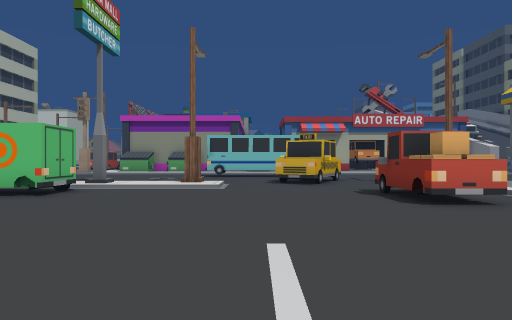
View 1 (above)

24 first-person views from a walk through a Unity game level. The camera is 1.4 m above the floor, looks level and sees 70° across. The floor is counted in squares, 2 m on a side. Each view is taken from the middle of a square. On the plan, view 1 faces up. The plan holds only what a view shows up to about 11 squares ahead; the rest is blank. The place goes on beyond the plan. Some surface patterns are stand-ins.

View 2
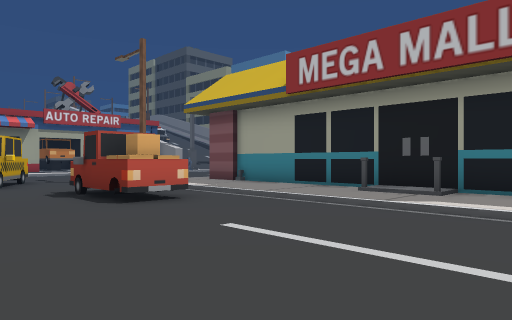

View 3
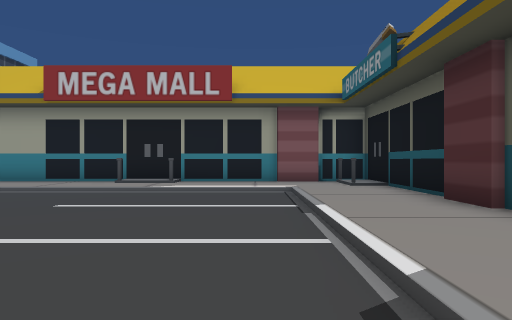

View 4
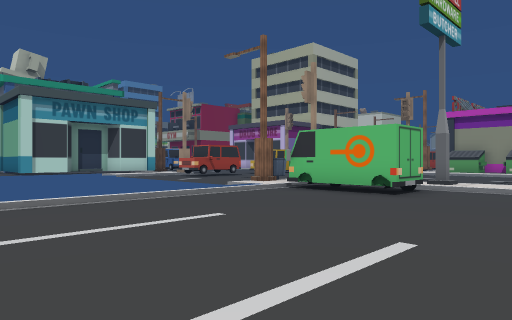

View 5
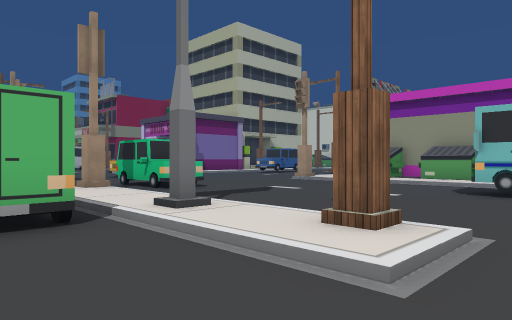

View 6
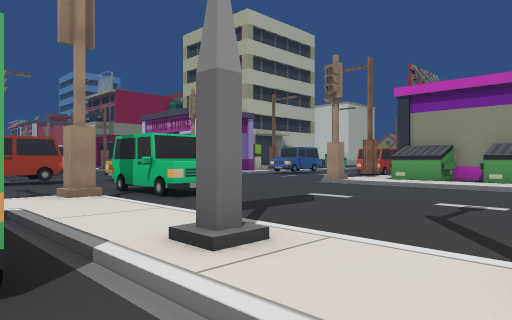

View 7
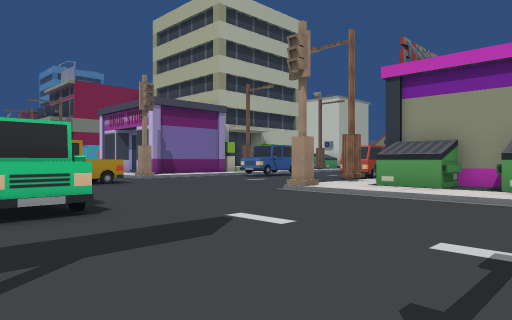

View 8
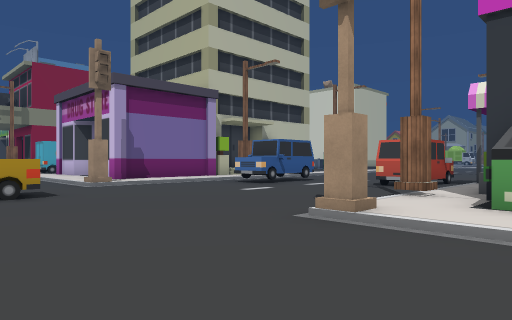

View 9
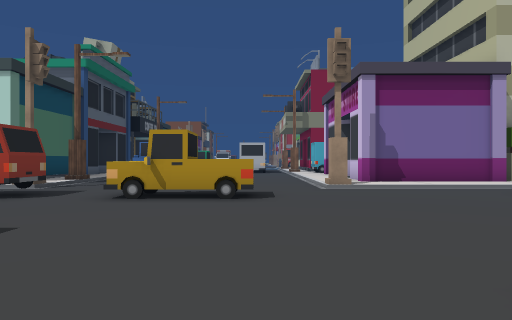

View 10
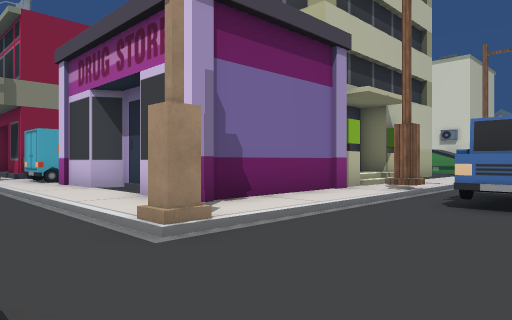

View 11
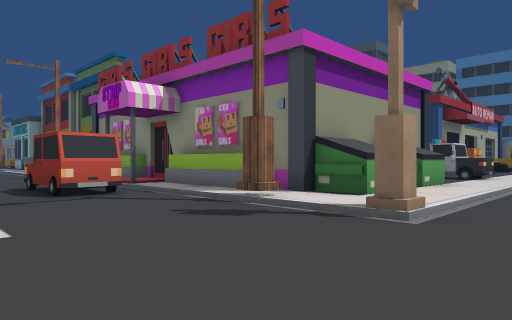

View 12
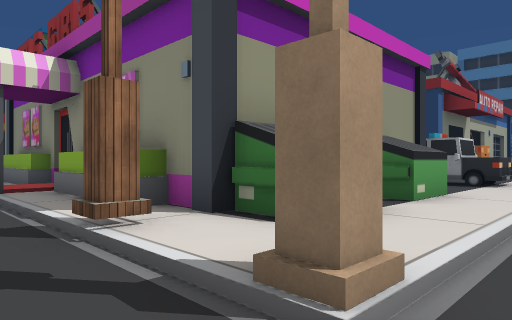

View 13
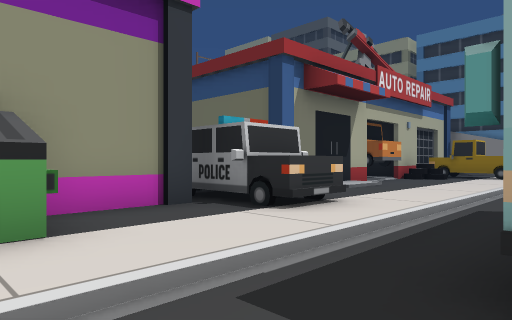

View 14
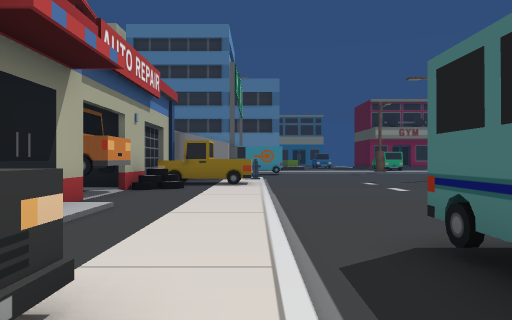

View 15
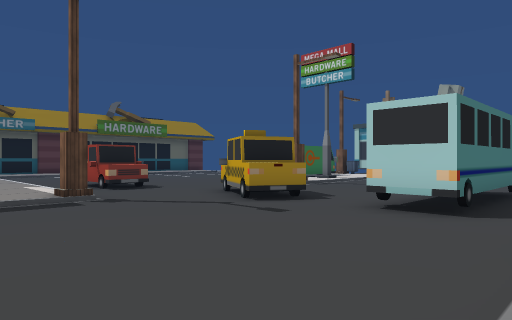

View 16
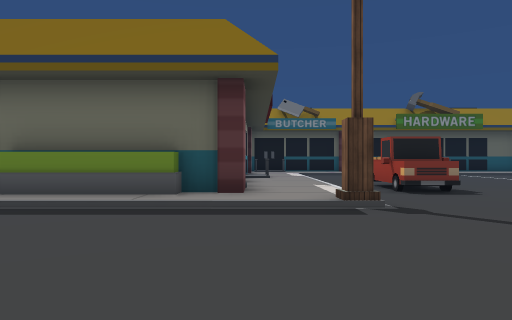

View 17
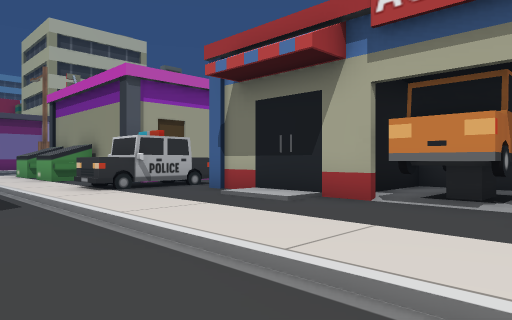

View 18
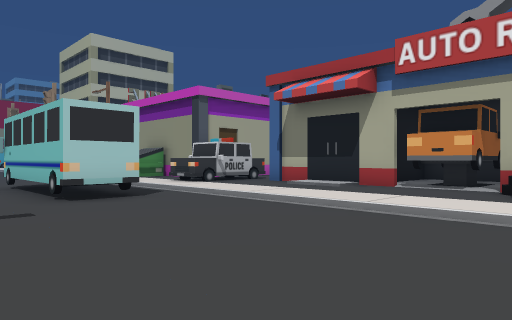

View 19
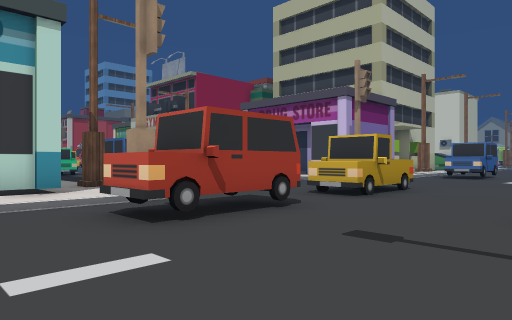

View 20
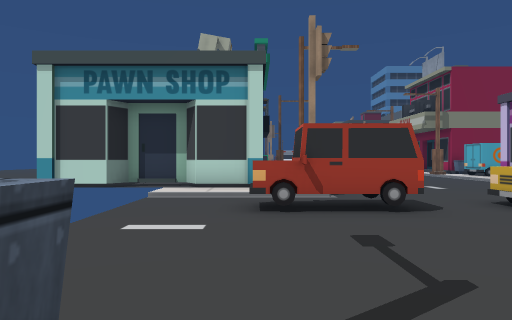

View 21
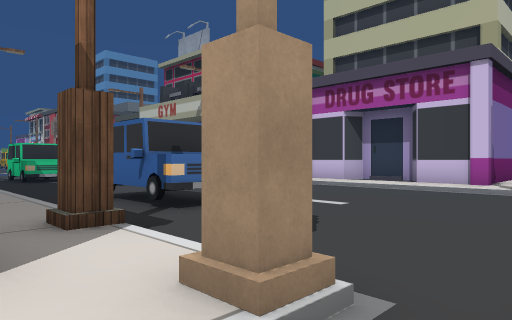

View 22
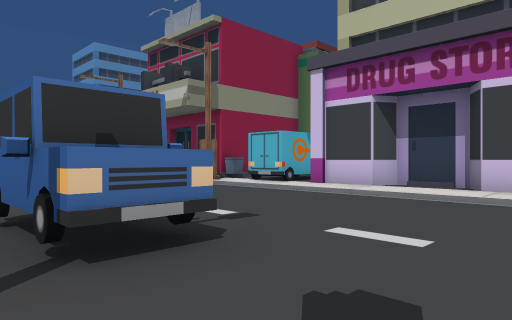

View 23
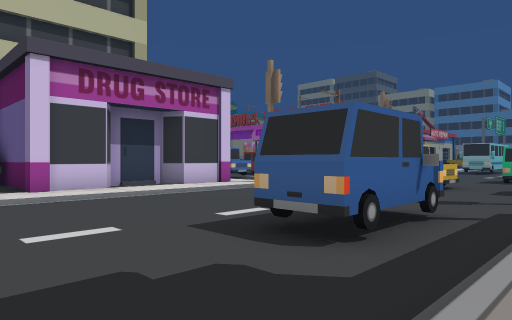

View 24
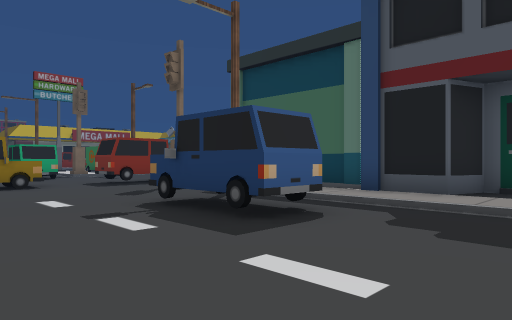

### Floor plan
Key: @ floor where view 1 was taken; # wall or solid block; . main floor; : floor 0.25 m higher than the main floor; / step, stairs or slope; A van; B bin; U dumpster; S bus; C car; I building; O other object.
Columns run from 25 left of view 1 to 10 right of it. Each row starts with its distance up from view 1.
 29               .. I#
 28               .. I#
 27        I:/    .. I#
 26         :/    CC/:#
 25         :/.   CC//#
 24        #:#.C .CC/I#           ###
 23        #//CC..../I#           #II
 22        #:/.C..../I#       O   #II##
 21        #:/....../:###### OO####IIO##
 20    #####:/......#:UU:UU::OO::::::/OO
 19 #####:##//....../:UU:UU::O:::::::::O
 18 :::::::::O....../O:::::::::::::::::O
 17 ....................................
 16 ...........O...........S####........
 15  ..........O...........#####........
 14 ..........OO........................
 13 ...CCC......... CC.........OO.......
 12 ...CCC.........CCC........ #........
 11 ..........CC..............O#........
 10 :::::::::OCC..../O:::#:#/.....#:::::
  9  :######//.C..../:///////...../:/###
  8  ##    #:/......B:A ##......OO///#
  7        #:/....../:A##A......OO/::#
  6        ##         /.........OO/::#
  5                   /.........../::#
  4                   /.........../::#
  3                   /...........//:#
  2                   /.........../::#
  1                   /.........../::#
  0                      ....@..../::#
 -1                        ////////:##
 -2                         /::::::###
 -3                            ######

Positions as (right, up) in squares from view 1, and headings:
1: (0, 0), facing up
2: (0, 0), facing up-right
3: (-3, 0), facing right
4: (-1, 0), facing up-left
5: (0, 7), facing up-left
6: (-2, 8), facing up-left
7: (-3, 11), facing up-left
8: (-6, 14), facing up-left
9: (-7, 16), facing left
10: (-13, 16), facing up-left
11: (-13, 16), facing up-right
12: (-10, 17), facing up-right
13: (-4, 16), facing up-right
14: (-1, 18), facing right
15: (8, 18), facing down-left
16: (7, 16), facing down
17: (8, 16), facing up-left
18: (9, 13), facing up-left
19: (-10, 7), facing up-left
20: (-8, 9), facing left
21: (-15, 9), facing up-left
22: (-17, 11), facing up-left
23: (-25, 10), facing up-right
24: (-25, 16), facing down-right
